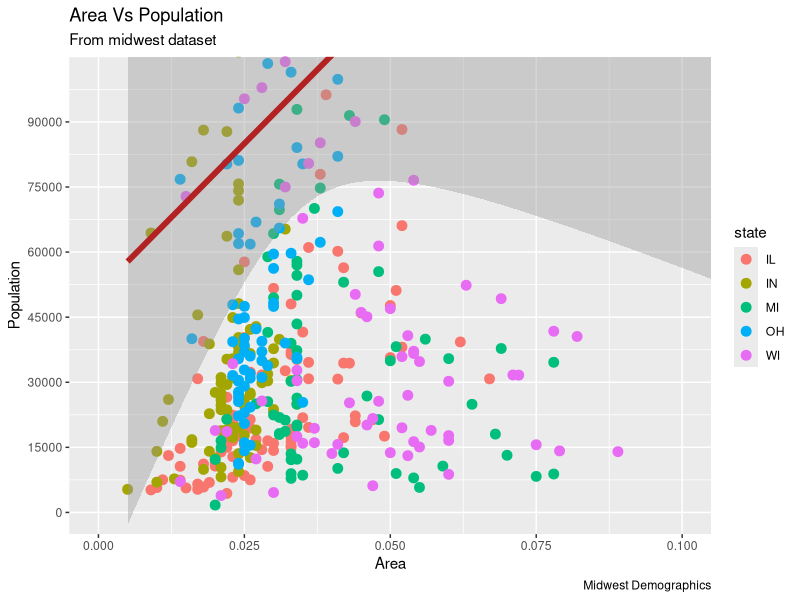

The R source for this figure:
library(ggplot2)

ggplot(midwest, aes(x=area, y=poptotal)) + 
  geom_point(aes(col=state), size=3) +  # Set color to vary based on state categories.
  geom_smooth(method="lm", col="firebrick", size=2) +
  scale_y_continuous(breaks=seq(0,100000,15000)) +
  coord_cartesian(xlim=c(0, 0.1), ylim=c(0, 100000)) + 
  labs(title="Area Vs Population", subtitle="From midwest dataset", y="Population", x="Area", caption="Midwest Demographics")
